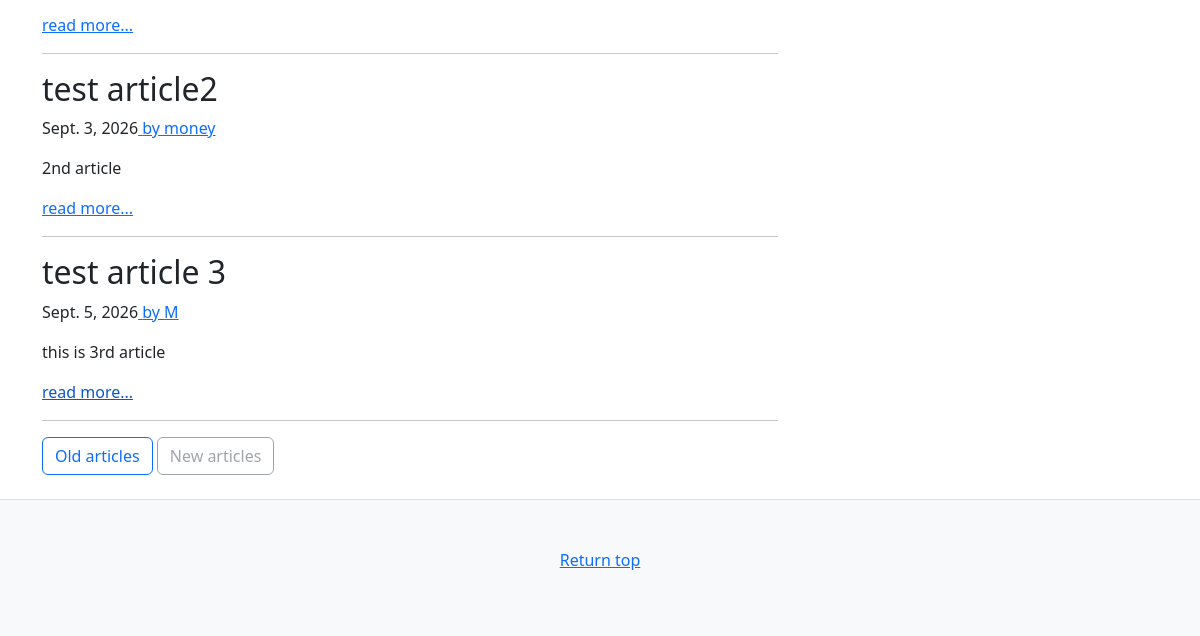
The app's page / (lower part), older data.
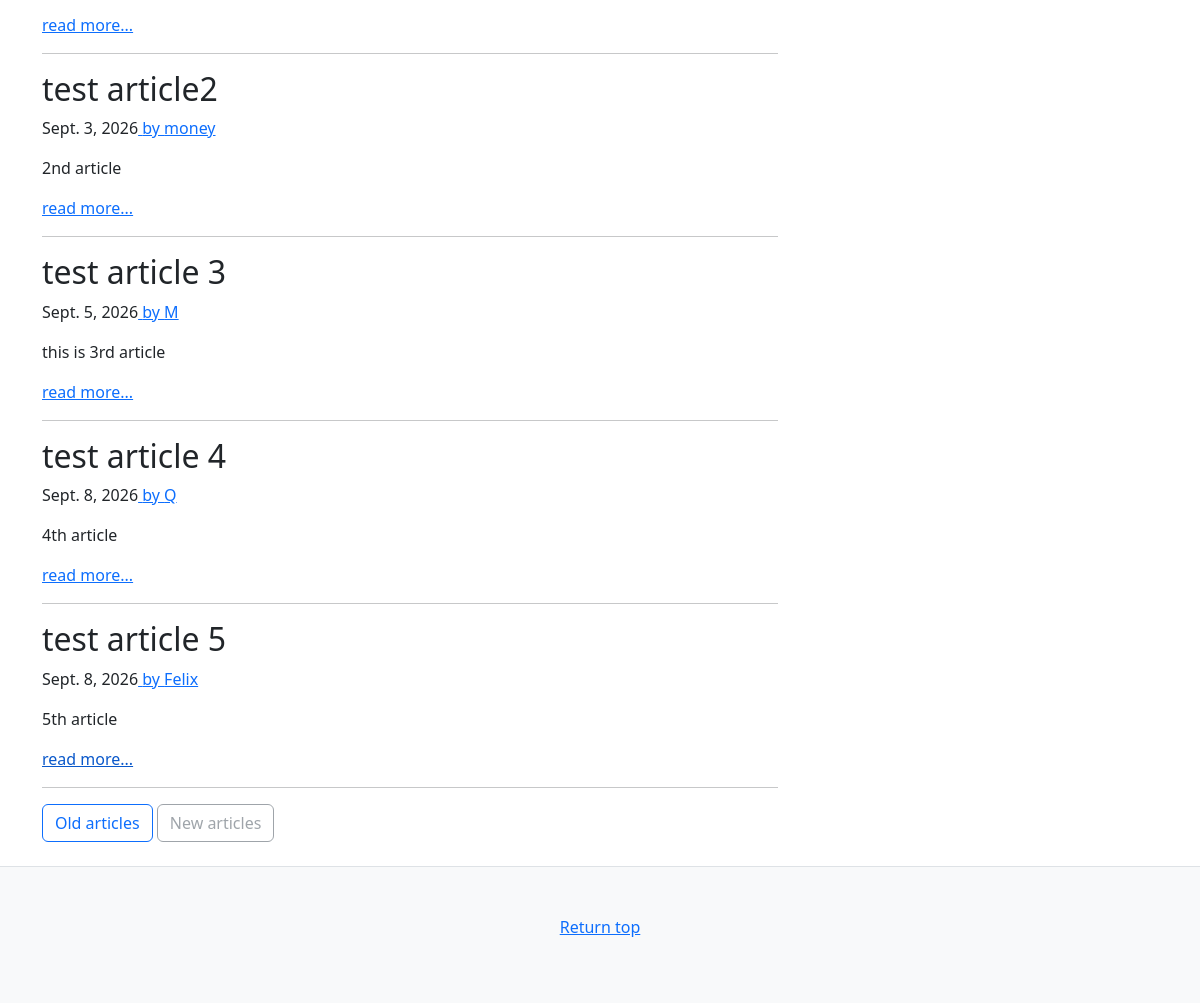
The same page, newer data.
### blog/models.py (models this page shows)
class Article(models.Model):
    title = models.CharField(default="", max_length=63)
    text = models.TextField(default="")
    author = models.CharField(default="", max_length=63)
    created_at = models.DateField(auto_now_add=True)
    updated_at = models.DateField(auto_now=True)

### mysite/views.py (the view)
# urls.py: path('', views.index)
def index(request):
    objs = Article.objects.all()
    context = {
        "title": "Really site",
        "articles": objs,
    }
    return render(request, "mysite/index.html", context)

### templates/mysite/index.html (shortened to what this page needs)
{% extends 'mysite/base.html' %}
{% block content %}
    <main class="container">
        <div class="row">
            <div class="col-md-8">
                {% for obj in articles %}
                <div class="blog-post">
                    <h2 class="blog-post-title">{{ obj.title }}</h2>
                    <p class="blog-post-meta">{{ obj.created_at }}<a href="#"> by {{ obj.author }}</a></p>
                    <p>{{ obj.text }}</p>
                    <a href="/blog/{{ obj.id }}" class="stretched-link">read more...</a>
                    <hr>
                </div>
                {% endfor %}
                <nav class="blog-pagination">
                    <a class="btn btn-outline-primary" href="#">Old articles</a>
                    <a class="btn btn-outline-secondary disabled" href="#">New articles</a>
                </nav>
            </div>
            <aside class="col-md-4">
            </aside>
        </div>
    </main>
{% endblock content %}

Row changes from the older to the newer data that the page shows:
added Article: title "test article 4", created_at "Sept. 8, 2026", author "Q", text "4th article"
added Article: title "test article 5", created_at "Sept. 8, 2026", author "Felix", text "5th article"
